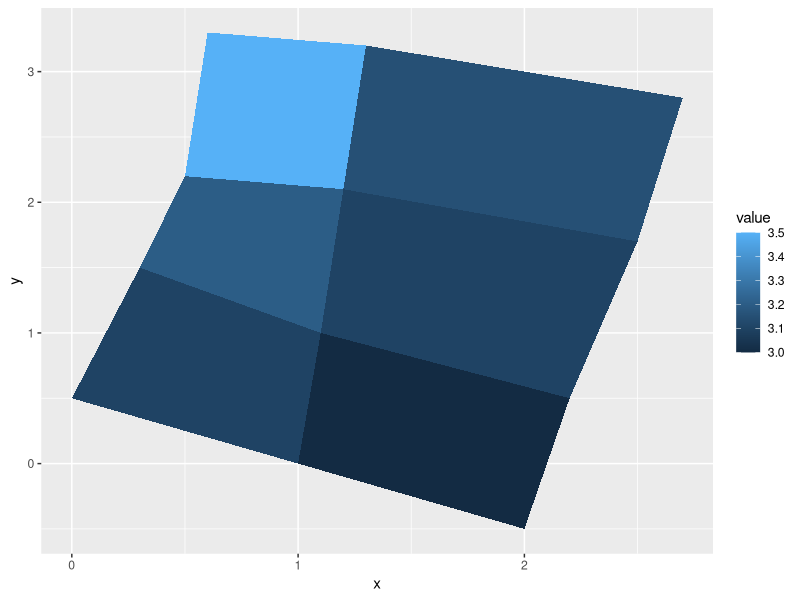
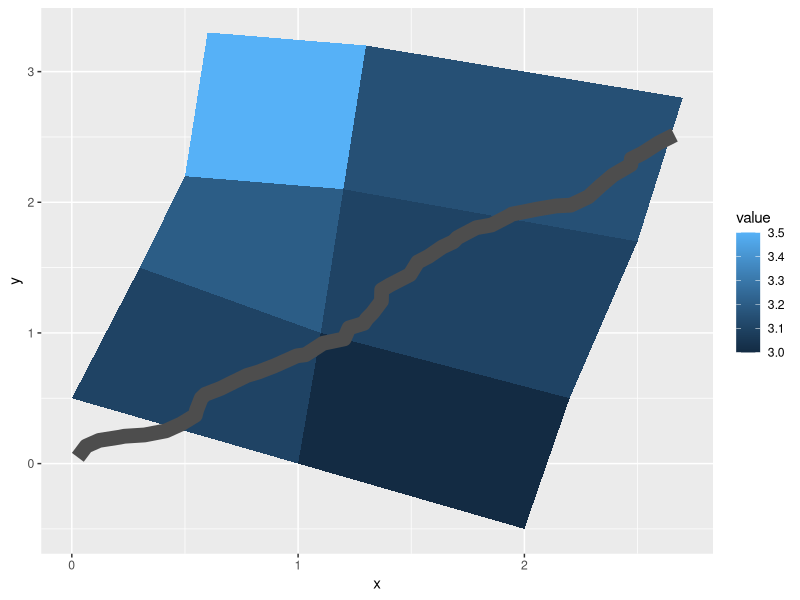
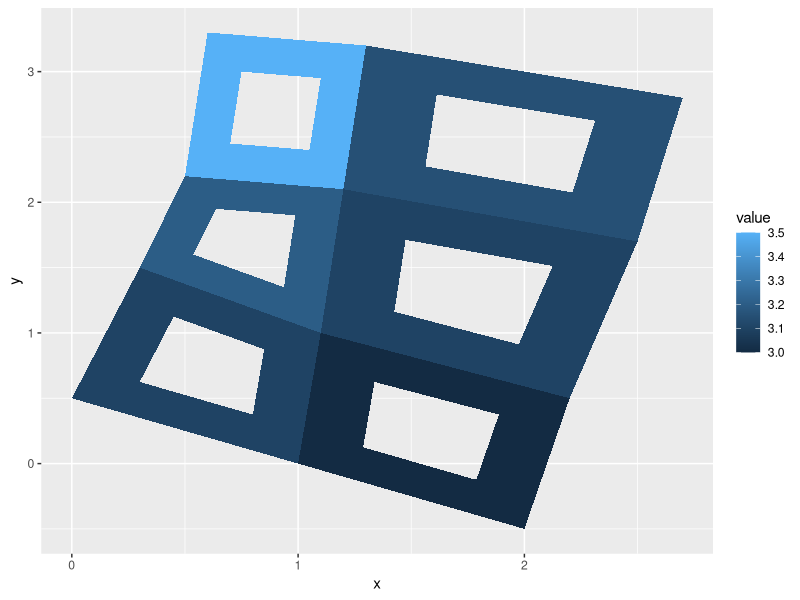

The R script that drew these images, in order:
# r2py crawler metadata
# package: ggplot2
# source_type: rd_example
# topic: geom_polygon.Rd
# source_file: C:\Users\bened\AppData\Local\R\win-library\4.5\ggplot2\help
# lines: 59

suppressPackageStartupMessages(library(ggplot2))
# When using geom_polygon, you will typically need two data frames:
# one contains the coordinates of each polygon (positions),  and the
# other the values associated with each polygon (values).  An id
# variable links the two together

ids <- factor(c("1.1", "2.1", "1.2", "2.2", "1.3", "2.3"))

values <- data.frame(
  id = ids,
  value = c(3, 3.1, 3.1, 3.2, 3.15, 3.5)
)

positions <- data.frame(
  id = rep(ids, each = 4),
  x = c(2, 1, 1.1, 2.2, 1, 0, 0.3, 1.1, 2.2, 1.1, 1.2, 2.5, 1.1, 0.3,
  0.5, 1.2, 2.5, 1.2, 1.3, 2.7, 1.2, 0.5, 0.6, 1.3),
  y = c(-0.5, 0, 1, 0.5, 0, 0.5, 1.5, 1, 0.5, 1, 2.1, 1.7, 1, 1.5,
  2.2, 2.1, 1.7, 2.1, 3.2, 2.8, 2.1, 2.2, 3.3, 3.2)
)

# Currently we need to manually merge the two together
datapoly <- merge(values, positions, by = c("id"))

p <- ggplot(datapoly, aes(x = x, y = y)) +
  geom_polygon(aes(fill = value, group = id))
p

# Which seems like a lot of work, but then it's easy to add on
# other features in this coordinate system, e.g.:

set.seed(1)
stream <- data.frame(
  x = cumsum(runif(50, max = 0.1)),
  y = cumsum(runif(50,max = 0.1))
)

p + geom_line(data = stream, colour = "grey30", linewidth = 5)

# And if the positions are in longitude and latitude, you can use
# coord_map to produce different map projections.

if (packageVersion("grid") >= "3.6") {
  # As of R version 3.6 geom_polygon() supports polygons with holes
  # Use the subgroup aesthetic to differentiate holes from the main polygon

  holes <- do.call(rbind, lapply(split(datapoly, datapoly$id), function(df) {
    df$x <- df$x + 0.5 * (mean(df$x) - df$x)
    df$y <- df$y + 0.5 * (mean(df$y) - df$y)
    df
  }))
  datapoly$subid <- 1L
  holes$subid <- 2L
  datapoly <- rbind(datapoly, holes)

  p <- ggplot(datapoly, aes(x = x, y = y)) +
    geom_polygon(aes(fill = value, group = id, subgroup = subid))
  p
}
